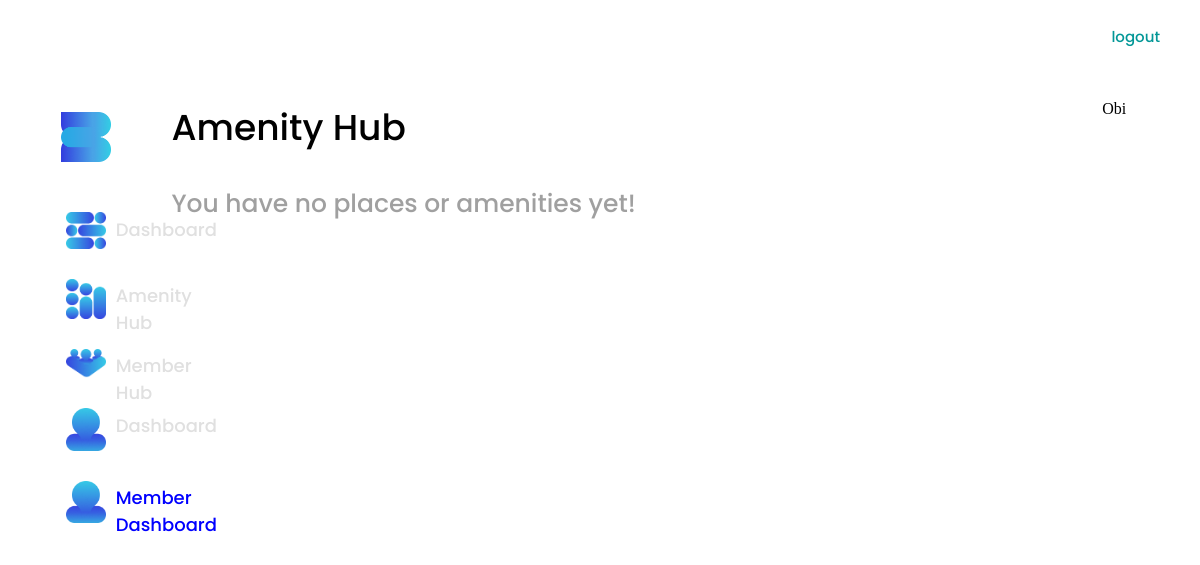
The app's page /manage/amenities (signed in), older data.
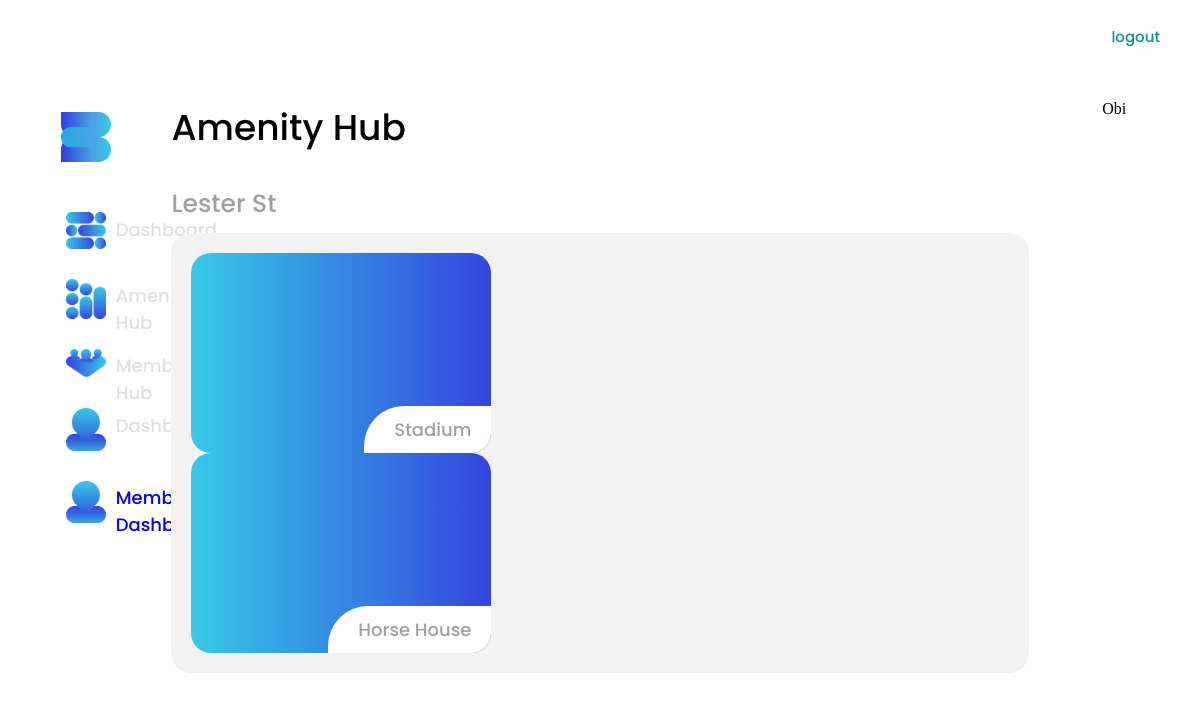
The same page, newer data.
### mgmt/models.py (models this page shows, shortened)
class Place(models.Model):
    name = models.CharField(max_length=200, blank=False)
    email = models.CharField(max_length=200, blank=False)
    address = models.ForeignKey(
        "mgmt.Address", null=True, blank=True, on_delete=models.DO_NOTHING)
    capacity = models.IntegerField(null=True, blank=True)
    description = models.TextField(max_length=500, blank=True)
    phone_number = PhoneNumberField(null=True, blank=True, unique=False)
    date_created = models.DateTimeField(auto_now_add=True)
    class Meta:
        ordering = ('date_created',)
    def __str__(self):
        return "{}".format(self.name)

class Amenity(models.Model):
    name = models.CharField(max_length=200, blank=False)
    place = models.ForeignKey(
        "mgmt.Place", blank=False, on_delete=models.CASCADE)
    subtitle = models.CharField(max_length=200, blank=True)
    description = models.CharField(max_length=200, blank=True)
    date_created = models.DateTimeField(auto_now_add=True)
    timeslots = models.JSONField(blank=True, null=True)
    class Meta:
        ordering = ('date_created',)

### mgmt/views.py (the view)
# urls.py: path('amenities', views.amenityhub_view, name="amenityhub"),
def amenityhub_view(request):
    page_title = "Amenity Hub"
    page_subtitle = "Places and Amenities"
    try:
        place_relationships = PlaceProfileRelationship.objects.filter(
            profile=request.user.profile, profile_type__in=['0', '1', '2', '3', '4'])
        places_managed = [i.place for i in place_relationships]
    except:
        places_managed = None
    amenity_groupings = {}
    for place in places_managed:
        amenities = Amenity.objects.filter(
            place=place)
        if place not in amenity_groupings:
            amenity_groupings[place] = amenities
    amenity_form = AmenityForm(request.user)
    new_amenity(request)
    place_form = PlaceForm()
    new_place(request)
    context = {
        'page_title': page_title,
        'amenity_form': amenity_form,
        'place_form': place_form,
        'amenity_groupings': amenity_groupings,
    }
    template_name = 'pages/manager/amenityhub.html'
    return render(request, template_name, context)

### accounts/models.py (called while the page is built)
    def __str__(self):
        return "{}".format(self.email)

### mgmt/views.py (called while the page is built, shortened)
def new_amenity(request):
    return

def new_place(request):
    return

### templates/pages/manager/amenityhub.html (shortened to what this page needs)
{% extends 'base.html' %}
{% load static %}
{% block pageheader %}
<div class="header1">{{page_title}}</div>
{% endblock pageheader %}
{% block grid %}
    {% if amenity_groupings %}
        {% for place, amenities in amenity_groupings.items %}
            <div class="header2">{{place}}</div>
            <div class="card card--grey">
                {% for amenity in amenities %}
                    {% include 'components/card--amenity.html' with title=amenity.name %}
                {% endfor %}
            </div>
        {% endfor %}
    {% else %}
        <div class="header2">You have no places or amenities yet!</div>
    {% endif %}
{% endblock grid %}

### templates/components/card--amenity.html (shortened to what this page needs)
{% load static %}
<a class="card card--amenity" onclick="window.location='{% url "amenity" amenity.id %}';" >
    <div class="card--amenity__info">
        <div class="header3">{{amenity.name}}</div>
    </div>
</a>

Row changes from the older to the newer data that the page shows:
added Place: name "Lester St"
added Amenity: name "Stadium"
added Amenity: name "Horse House"
Text that changed along with them:
text no longer shown: "You have no places or amenities yet!"
